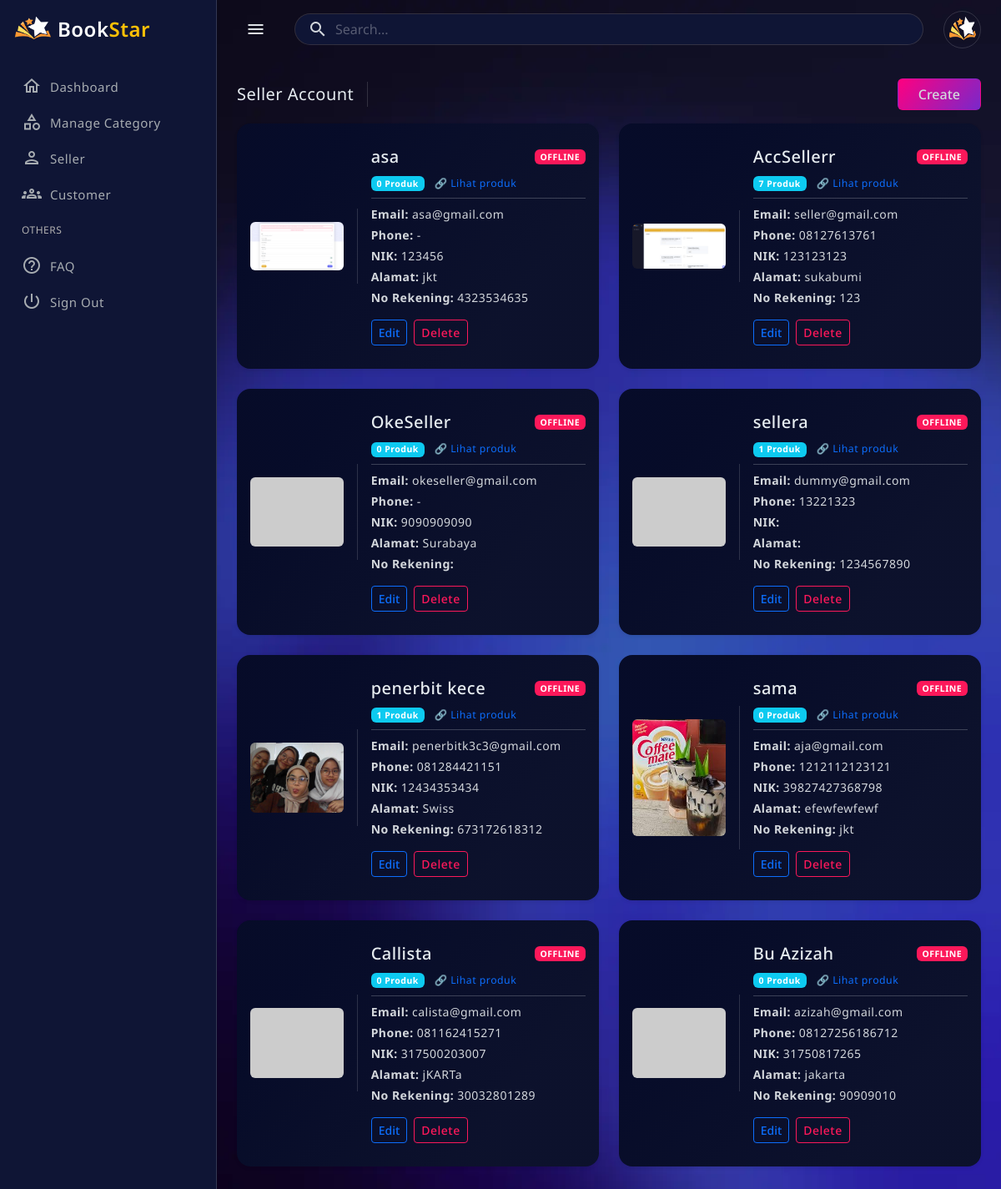
The page /public/?c=admin&m=seller (signed in) on the database its author committed.
### tables this page shows
CREATE TABLE `users` (
  `id` int(11) NOT NULL,
  `role_id` int(11) NOT NULL,
  `name` varchar(100) NOT NULL,
  `email` varchar(100) NOT NULL,
  `no_tlp` varchar(20) DEFAULT NULL,
  `password` varchar(255) NOT NULL,
  `nik` varchar(20) DEFAULT NULL,
  `address` text DEFAULT NULL,
  `no_rekening` varchar(50) DEFAULT NULL,
  `qris_image` varchar(255) DEFAULT NULL,
  `is_online` tinyint(1) DEFAULT 0,
  `is_super_admin` tinyint(1) DEFAULT 0,
  `created_at` timestamp NOT NULL DEFAULT current_timestamp(),
  `updated_at` timestamp NOT NULL DEFAULT current_timestamp() ON UPDATE current_timestamp(),
  `reset_token` varchar(255) DEFAULT NULL,
  `reset_expired` datetime DEFAULT NULL,
  `photo` varchar(255) DEFAULT NULL,
  `status` enum('aktif','nonaktif') DEFAULT 'aktif',
  `last_activity` datetime DEFAULT NULL,
  `is_deleted` tinyint(1) NOT NULL DEFAULT 0
);

### app/controllers/AdminController.php (called while the page is built, shortened)
<?php
require_once APP_PATH . '/core/auth.php';
require_once APP_PATH . '/models/UserModel.php';
class AdminController
{
    private $userModel;
    public function __construct()
    {
        Auth::check();
        $this->userModel = new UserModel();
    }
    public function seller()
    {
        $sellers = $this->userModel->getAllSeller();
        require APP_PATH . '/views/admin/seller_acc.php';
    }
}

### public/index.php (called while the page is built, shortened)
<?php
$method     = $_GET['m'] ?? 'login';
$method     = preg_replace('/[^a-zA-Z_]/', '', $method);
$controllerObject = new $controllerName;
$controllerObject->$method();

### app/models/UserModel.php (called while the page is built, shortened)
<?php
require_once APP_PATH . '/models/Database.php';
class UserModel
{
    private $db;
    public function __construct()
    {
        $this->db = Database::getInstance()->getConnection();
    }
    public function findById($id)
    {
        $stmt = $this->db->prepare("
            SELECT u.*, r.role_name
            FROM users u
            JOIN roles r ON u.role_id = r.id
            WHERE u.id = ?
        ");
        $stmt->execute([$id]);
        return $stmt->fetch(PDO::FETCH_ASSOC);
    }
    public function updateLastActivity($userId)
    {
        $db = Database::getInstance()->getConnection();
        $stmt = $db->prepare("UPDATE users SET last_activity = NOW() WHERE id = ?");
        $stmt->execute([$userId]);
    }
    public function getAllSeller($excludeId = null)
    {
        $sql = "
        SELECT u.*,
               (SELECT COUNT(*)
                FROM products p
                WHERE p.seller_id = u.id) AS product_count
        FROM users u
        WHERE u.role_id = 2
    ";
        $sql .= " ORDER BY u.id ASC";
        $stmt = $this->db->prepare($sql);
        if ($excludeId) {
            $stmt->execute([':id' => $excludeId]);
        } else {
            $stmt->execute();
        }
        return $stmt->fetchAll(PDO::FETCH_ASSOC);
    }
}

### app/models/Database.php (called while the page is built)
<?php
class Database
{
    private static $instance = null;
    private $conn;
    private function __construct()
    {
        try {
            $this->conn = new PDO(
                "mysql:host=" . DB_HOST . ";dbname=" . DB_NAME,
                DB_USER,
                DB_PASS
            );
            $this->conn->setAttribute(PDO::ATTR_ERRMODE, PDO::ERRMODE_EXCEPTION);
        } catch (PDOException $e) {
            die('DB Error: ' . $e->getMessage());
        }
    }
    public static function getInstance()
    {
        if (self::$instance === null) {
            self::$instance = new Database();
        }
        return self::$instance;
    }
    public function getConnection()
    {
        return $this->conn;
    }
}

### app/core/auth.php (called while the page is built, shortened)
<?php
require_once APP_PATH . '/models/UserModel.php';
class Auth
{
    public static function check()
    {
        $userId = $_SESSION['user']['id'];
        $userModel = new UserModel();
        $userModel->updateLastActivity($userId);
        $_SESSION['user'] = $userModel->findById($userId);
    }
}

### app/views/admin/seller_acc.php (the view, shortened to what this page needs)
<?php require APP_PATH . '/views/layouts/admin/header.php'; ?>
<?php require APP_PATH . '/views/layouts/admin/sidebar.php'; ?>
<main class="main-wrapper">
    <div class="main-content">
        <div class="page-breadcrumb d-none d-sm-flex align-items-center mb-3">
            <div class="breadcrumb-title pe-3">Seller Account</div>
            <div class="ms-auto">
                <button class="btn btn-grd-primary px-4"
                    data-bs-toggle="modal"
                    data-bs-target="#createSellerModal">
                    Create
                </button>
            </div>
        </div>
        <div class="row row-cols-1 row-cols-xl-2 g-4">
            <?php foreach ($sellers as $seller): ?>
                <?php
                $photo = !empty($seller['photo'])
                    ? BASE_URL . '/uploads/profile/' . $seller['photo']
                    : 'https://placehold.co/400x300/png';
                $isOnline = false;
                if (!empty($seller['last_activity'])) {
                    $isOnline = (time() - strtotime($seller['last_activity'])) <= 180;
                }
                $badgeBg = $isOnline ? 'bg-success' : 'bg-danger';
                $statusText = $isOnline ? 'ONLINE' : 'OFFLINE';
                ?>
                <div class="col">
                    <div class="card rounded-4 h-100 shadow-sm">
                        <div class="row g-0 h-100 align-items-center">
                            <div class="col-md-4 border-end p-3">
                                <img src="<?= htmlspecialchars($photo) ?>" class="w-100 rounded">
                            </div>
                            <div class="col-md-8">
                                <div class="card-body">
                                    <div class="d-flex justify-content-between align-items-center mb-2">
                                        <h5 class="mb-0"><?= htmlspecialchars($seller['name']) ?></h5>
                                        <span class="badge <?= $badgeBg ?>">
                                            <?= $statusText ?>
                                        </span>
                                    </div>
                                    <div class="mb-2">
                                        <span class="badge bg-info">
                                            <?= (int)$seller['product_count'] ?> Produk
                                        </span>
                                        <a href="<?= BASE_URL ?>/?c=admin&m=sellerProducts&id=<?= $seller['id'] ?>"
                                            class="ms-2 small text-decoration-none">
                                            🔗 Lihat produk
                                        </a>
                                    </div>
                                    <hr class="my-2">
                                    <p class="mb-1"><strong>Email:</strong> <?= htmlspecialchars($seller['email']) ?></p>
                                    <p class="mb-1"><strong>Phone:</strong> <?= htmlspecialchars($seller['no_tlp'] ?? '-') ?></p>
                                    <p class="mb-1"><strong>NIK:</strong> <?= htmlspecialchars($seller['nik'] ?? '-') ?></p>
                                    <p class="mb-1"><strong>Alamat:</strong> <?= htmlspecialchars($seller['address'] ?? '-') ?></p>
                                    <p class="mb-2"><strong>No Rekening:</strong> <?= htmlspecialchars($seller['no_rekening'] ?? '-') ?></p>
                                    <div class="mt-3 d-flex gap-2">
                                        <button class="btn btn-outline-primary btn-sm btn-edit"
                                            data-bs-toggle="modal"
                                            data-bs-target="#editSellerModal"
                                            data-id="<?= $seller['id'] ?>"
                                            data-name="<?= htmlspecialchars($seller['name']) ?>"
                                            data-email="<?= htmlspecialchars($seller['email']) ?>"
                                            data-no-tlp="<?= htmlspecialchars($seller['no_tlp']) ?>"
                                            data-nik="<?= htmlspecialchars($seller['nik']) ?>"
                                            data-address="<?= htmlspecialchars($seller['address']) ?>"
                                            data-no-rekening="<?= htmlspecialchars($seller['no_rekening']) ?>"
                                            data-photo="<?= htmlspecialchars($seller['photo']) ?>">
                                            Edit
                                        </button>
                                        <?php if (!$isOnline): ?>
                                            <a href="#"
                                                class="btn btn-outline-danger btn-sm btn-delete-seller"
                                                data-url="<?= BASE_URL ?>/?c=admin&m=sellerDelete&id=<?= $seller['id'] ?>"
                                                data-name="<?= htmlspecialchars($seller['name']) ?>">
                                                Delete
                                            </a>
                                        <?php endif; ?>
                                    </div>
                                </div>
                            </div>
                        </div>
                    </div>
                </div>
            <?php endforeach; ?>
        </div>
    </div>
</main>
<?php require APP_PATH . '/views/layouts/admin/footer.php'; ?>

### app/views/layouts/admin/header.php (shortened to what this page needs)
<?php
$user = $_SESSION['user'] ?? null;
$photo = (!empty($user['photo']))
  ? BASE_URL . '/uploads/profile/' . $user['photo']
  : 'https://placehold.co/110x110/png';
?>
<!doctype html>
<html lang="en" data-bs-theme="blue-theme">
<head>
  <link href="<?= BASE_URL ?>/assets/css/pace.min.css" rel="stylesheet">
  <link href="<?= BASE_URL ?>/assets/plugins/perfect-scrollbar/css/perfect-scrollbar.css" rel="stylesheet">
  <link href="<?= BASE_URL ?>/assets/plugins/metismenu/metisMenu.min.css" rel="stylesheet">
  <link href="<?= BASE_URL ?>/assets/plugins/metismenu/mm-vertical.css" rel="stylesheet">
  <link href="<?= BASE_URL ?>/assets/plugins/simplebar/css/simplebar.css" rel="stylesheet">
  <link href="<?= BASE_URL ?>/assets/css/bootstrap.min.css" rel="stylesheet">
  <link href="https://cdn.jsdelivr.net/npm/bootstrap-icons/font/bootstrap-icons.css" rel="stylesheet">
  <link rel="stylesheet" href="https://cdn.jsdelivr.net/npm/@tabler/icons-webfont@latest/tabler-icons.min.css">
  <link rel="stylesheet" href="https://cdnjs.cloudflare.com/ajax/libs/font-awesome/6.4.0/css/all.min.css">
  <link href="<?= BASE_URL ?>/assets/css/bootstrap-extended.css" rel="stylesheet">
  <link href="<?= BASE_URL ?>/assets/css/main.css" rel="stylesheet">
  <link href="<?= BASE_URL ?>/assets/css/dark-theme.css" rel="stylesheet">
  <link href="<?= BASE_URL ?>/assets/css/blue-theme.css" rel="stylesheet">
  <link href="<?= BASE_URL ?>/assets/css/semi-dark.css" rel="stylesheet">
  <link href="<?= BASE_URL ?>/assets/css/bordered-theme.css" rel="stylesheet">
  <link href="<?= BASE_URL ?>/assets/css/responsive.css" rel="stylesheet">
</head>
<body>
  <div class="wrapper">
    <header class="top-header">
      <nav class="navbar navbar-expand align-items-center gap-4">
        <div class="btn-toggle">
          <a href="javascript:;"><i class="material-icons-outlined">menu</i></a>
        </div>
        <div class="search-bar flex-grow-1">
          <div class="position-relative">
            <input
              class="form-control rounded-5 px-5 search-control d-lg-block d-none"
              type="text"
              placeholder="Search..."
              onkeydown="if(event.key==='Enter'){window.location='<?= BASE_URL ?>/?c=search&q='+encodeURIComponent(this.value)}">
            <span class="material-icons-outlined position-absolute d-lg-block d-none ms-3 translate-middle-y start-0 top-50">
            </span>
          </div>
        </div>
        <ul class="navbar-nav gap-1 nav-right-links align-items-center">
          <li class="nav-item dropdown">
            <a href="javascript:;" class="dropdown-toggle dropdown-toggle-nocaret" data-bs-toggle="dropdown">
              <img src="<?= $photo ?>" class="rounded-circle p-1 border" width="45" height="45" alt="User">
            </a>
          </li>
        </ul>
      </nav>
    </header>

### rows shown on the page
users: photo (picture)
users: photo (picture), name "asa", statusText "OFFLINE", product_count "0", email "asa@gmail.com", no_tlp "-", nik "123456", address "jkt", no_rekening "4323534635"
users: photo (picture), name "AccSellerr", last_activity "OFFLINE", product_count "7", email "seller@gmail.com", no_tlp "08127613761", nik "123123123", address "sukabumi", no_rekening "123"
users: name "OkeSeller", last_activity "OFFLINE", product_count "0", email "okeseller@gmail.com", no_tlp "-", nik "9090909090", address "Surabaya"
users: name "sellera", last_activity "OFFLINE", product_count "1", email "dummy@gmail.com", no_tlp "13221323", no_rekening "1234567890"
users: photo (picture), name "penerbit kece", last_activity "OFFLINE", product_count "1", email "penerbitk3c3@gmail.com", no_tlp "081284421151", nik "12434353434", address "Swiss", no_rekening "673172618312"
users: photo (picture), name "sama", statusText "OFFLINE", product_count "0", email "aja@gmail.com", no_tlp "1212112123121", nik "39827427368798", address "efewfewfewf", no_rekening "jkt"
users: name "Callista", statusText "OFFLINE", product_count "0", email "calista@gmail.com", no_tlp "081162415271", nik "317500203007", address "jKARTa", no_rekening "30032801289"
users: name "Bu Azizah", last_activity "OFFLINE", product_count "0", email "azizah@gmail.com", no_tlp "08127256186712", nik "31750817265", address "jakarta", no_rekening "90909010"
